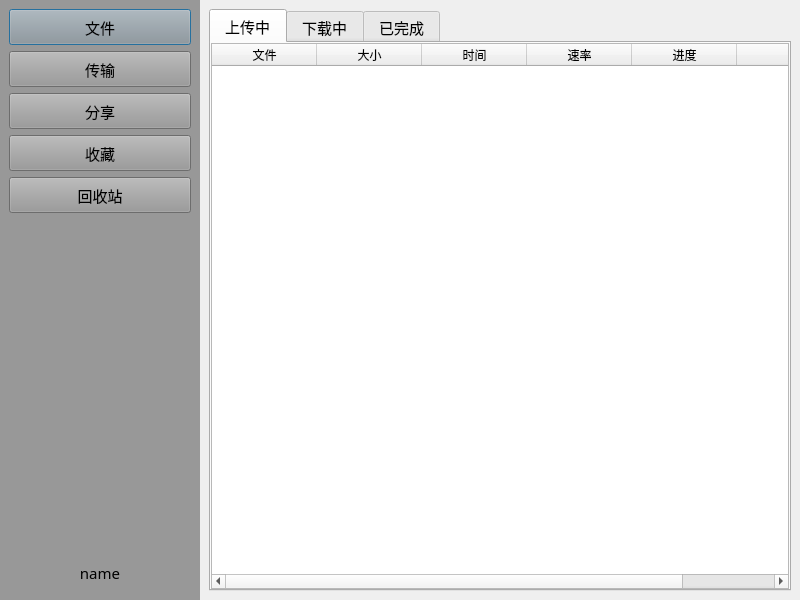
<?xml version="1.0" encoding="UTF-8"?>
<ui version="4.0">
 <class>MainDialog</class>
 <widget class="QDialog" name="MainDialog">
  <property name="geometry">
   <rect>
    <x>0</x>
    <y>0</y>
    <width>800</width>
    <height>600</height>
   </rect>
  </property>
  <property name="font">
   <font>
    <family>微软雅黑</family>
    <pointsize>11</pointsize>
   </font>
  </property>
  <property name="windowTitle">
   <string>MainDialog</string>
  </property>
  <layout class="QHBoxLayout" name="horizontalLayout">
   <property name="spacing">
    <number>0</number>
   </property>
   <property name="leftMargin">
    <number>0</number>
   </property>
   <property name="topMargin">
    <number>0</number>
   </property>
   <property name="rightMargin">
    <number>0</number>
   </property>
   <property name="bottomMargin">
    <number>0</number>
   </property>
   <item>
    <widget class="QWidget" name="wdg_left" native="true">
     <property name="minimumSize">
      <size>
       <width>200</width>
       <height>0</height>
      </size>
     </property>
     <property name="maximumSize">
      <size>
       <width>200</width>
       <height>16777215</height>
      </size>
     </property>
     <property name="font">
      <font>
       <family>微软雅黑</family>
       <pointsize>11</pointsize>
      </font>
     </property>
     <property name="styleSheet">
      <string notr="true">background-color: rgb(152, 152, 152);</string>
     </property>
     <layout class="QVBoxLayout" name="verticalLayout">
      <item>
       <widget class="QPushButton" name="pb_file">
        <property name="minimumSize">
         <size>
          <width>0</width>
          <height>36</height>
         </size>
        </property>
        <property name="maximumSize">
         <size>
          <width>16777215</width>
          <height>36</height>
         </size>
        </property>
        <property name="font">
         <font>
          <family>微软雅黑</family>
          <pointsize>11</pointsize>
          <stylestrategy>PreferAntialias</stylestrategy>
         </font>
        </property>
        <property name="styleSheet">
         <string notr="true">color: rgb(0, 0, 0);</string>
        </property>
        <property name="text">
         <string>文件</string>
        </property>
        <property name="icon">
         <iconset resource="resource.qrc">
          <normaloff>:/images/file.png</normaloff>:/images/file.png</iconset>
        </property>
        <property name="iconSize">
         <size>
          <width>36</width>
          <height>36</height>
         </size>
        </property>
       </widget>
      </item>
      <item>
       <widget class="QPushButton" name="pb_transmit">
        <property name="minimumSize">
         <size>
          <width>0</width>
          <height>36</height>
         </size>
        </property>
        <property name="maximumSize">
         <size>
          <width>16777215</width>
          <height>36</height>
         </size>
        </property>
        <property name="font">
         <font>
          <family>微软雅黑</family>
          <pointsize>11</pointsize>
         </font>
        </property>
        <property name="styleSheet">
         <string notr="true">color: rgb(0, 0, 0);</string>
        </property>
        <property name="text">
         <string>传输</string>
        </property>
        <property name="icon">
         <iconset resource="resource.qrc">
          <normaloff>:/images/transmit.ico</normaloff>:/images/transmit.ico</iconset>
        </property>
        <property name="iconSize">
         <size>
          <width>36</width>
          <height>36</height>
         </size>
        </property>
       </widget>
      </item>
      <item>
       <widget class="QPushButton" name="pb_share">
        <property name="minimumSize">
         <size>
          <width>0</width>
          <height>36</height>
         </size>
        </property>
        <property name="maximumSize">
         <size>
          <width>16777215</width>
          <height>36</height>
         </size>
        </property>
        <property name="font">
         <font>
          <family>微软雅黑</family>
          <pointsize>11</pointsize>
         </font>
        </property>
        <property name="styleSheet">
         <string notr="true">color: rgb(0, 0, 0);</string>
        </property>
        <property name="text">
         <string>分享</string>
        </property>
        <property name="icon">
         <iconset resource="resource.qrc">
          <normaloff>:/images/share.png</normaloff>:/images/share.png</iconset>
        </property>
        <property name="iconSize">
         <size>
          <width>36</width>
          <height>36</height>
         </size>
        </property>
       </widget>
      </item>
      <item>
       <widget class="QPushButton" name="pb_store">
        <property name="minimumSize">
         <size>
          <width>0</width>
          <height>36</height>
         </size>
        </property>
        <property name="maximumSize">
         <size>
          <width>16777215</width>
          <height>36</height>
         </size>
        </property>
        <property name="font">
         <font>
          <family>微软雅黑</family>
          <pointsize>11</pointsize>
         </font>
        </property>
        <property name="styleSheet">
         <string notr="true">color: rgb(0, 0, 0);</string>
        </property>
        <property name="text">
         <string>收藏</string>
        </property>
       </widget>
      </item>
      <item>
       <widget class="QPushButton" name="pb_hsz">
        <property name="minimumSize">
         <size>
          <width>0</width>
          <height>36</height>
         </size>
        </property>
        <property name="maximumSize">
         <size>
          <width>16777215</width>
          <height>36</height>
         </size>
        </property>
        <property name="font">
         <font>
          <family>微软雅黑</family>
          <pointsize>11</pointsize>
         </font>
        </property>
        <property name="layoutDirection">
         <enum>Qt::LeftToRight</enum>
        </property>
        <property name="styleSheet">
         <string notr="true">color: rgb(0, 0, 0);</string>
        </property>
        <property name="text">
         <string>回收站</string>
        </property>
       </widget>
      </item>
      <item>
       <spacer name="verticalSpacer">
        <property name="orientation">
         <enum>Qt::Vertical</enum>
        </property>
        <property name="sizeHint" stdset="0">
         <size>
          <width>20</width>
          <height>327</height>
         </size>
        </property>
       </spacer>
      </item>
      <item>
       <widget class="QPushButton" name="pb_name">
        <property name="minimumSize">
         <size>
          <width>0</width>
          <height>36</height>
         </size>
        </property>
        <property name="maximumSize">
         <size>
          <width>16777215</width>
          <height>36</height>
         </size>
        </property>
        <property name="font">
         <font>
          <family>微软雅黑</family>
          <pointsize>11</pointsize>
         </font>
        </property>
        <property name="styleSheet">
         <string notr="true">color: rgb(0, 0, 0);</string>
        </property>
        <property name="text">
         <string>name</string>
        </property>
        <property name="icon">
         <iconset resource="resource.qrc">
          <normaloff>:/face/btn_avatar_a100.png</normaloff>:/face/btn_avatar_a100.png</iconset>
        </property>
        <property name="iconSize">
         <size>
          <width>36</width>
          <height>36</height>
         </size>
        </property>
        <property name="flat">
         <bool>true</bool>
        </property>
       </widget>
      </item>
     </layout>
    </widget>
   </item>
   <item>
    <widget class="QWidget" name="wdg_right" native="true">
     <layout class="QVBoxLayout" name="verticalLayout_2">
      <item>
       <widget class="QStackedWidget" name="sw_page">
        <property name="currentIndex">
         <number>1</number>
        </property>
        <widget class="QWidget" name="page_file">
         <layout class="QVBoxLayout" name="verticalLayout_3">
          <property name="spacing">
           <number>0</number>
          </property>
          <property name="leftMargin">
           <number>0</number>
          </property>
          <property name="topMargin">
           <number>0</number>
          </property>
          <property name="rightMargin">
           <number>0</number>
          </property>
          <property name="bottomMargin">
           <number>0</number>
          </property>
          <item>
           <widget class="QWidget" name="wdg_right_top" native="true">
            <property name="minimumSize">
             <size>
              <width>0</width>
              <height>31</height>
             </size>
            </property>
            <property name="maximumSize">
             <size>
              <width>16777215</width>
              <height>31</height>
             </size>
            </property>
            <layout class="QHBoxLayout" name="horizontalLayout_2">
             <property name="spacing">
              <number>5</number>
             </property>
             <property name="leftMargin">
              <number>0</number>
             </property>
             <property name="topMargin">
              <number>0</number>
             </property>
             <property name="rightMargin">
              <number>0</number>
             </property>
             <property name="bottomMargin">
              <number>0</number>
             </property>
             <item>
              <widget class="QPushButton" name="pb_prev">
               <property name="minimumSize">
                <size>
                 <width>30</width>
                 <height>30</height>
                </size>
               </property>
               <property name="maximumSize">
                <size>
                 <width>30</width>
                 <height>30</height>
                </size>
               </property>
               <property name="text">
                <string>&lt;</string>
               </property>
               <property name="flat">
                <bool>true</bool>
               </property>
              </widget>
             </item>
             <item>
              <widget class="QPushButton" name="pb_next">
               <property name="minimumSize">
                <size>
                 <width>30</width>
                 <height>30</height>
                </size>
               </property>
               <property name="maximumSize">
                <size>
                 <width>30</width>
                 <height>30</height>
                </size>
               </property>
               <property name="text">
                <string>&gt;</string>
               </property>
               <property name="flat">
                <bool>true</bool>
               </property>
              </widget>
             </item>
             <item>
              <widget class="QLabel" name="lb_path">
               <property name="minimumSize">
                <size>
                 <width>0</width>
                 <height>30</height>
                </size>
               </property>
               <property name="maximumSize">
                <size>
                 <width>16777215</width>
                 <height>30</height>
                </size>
               </property>
               <property name="text">
                <string>/</string>
               </property>
              </widget>
             </item>
             <item>
              <spacer name="horizontalSpacer">
               <property name="orientation">
                <enum>Qt::Horizontal</enum>
               </property>
               <property name="sizeHint" stdset="0">
                <size>
                 <width>427</width>
                 <height>20</height>
                </size>
               </property>
              </spacer>
             </item>
             <item>
              <widget class="QPushButton" name="pb_search">
               <property name="minimumSize">
                <size>
                 <width>30</width>
                 <height>30</height>
                </size>
               </property>
               <property name="maximumSize">
                <size>
                 <width>30</width>
                 <height>30</height>
                </size>
               </property>
               <property name="text">
                <string/>
               </property>
               <property name="icon">
                <iconset resource="resource.qrc">
                 <normaloff>:/images/search.png</normaloff>:/images/search.png</iconset>
               </property>
               <property name="iconSize">
                <size>
                 <width>30</width>
                 <height>30</height>
                </size>
               </property>
               <property name="flat">
                <bool>true</bool>
               </property>
              </widget>
             </item>
             <item>
              <widget class="QPushButton" name="pb_addFile">
               <property name="minimumSize">
                <size>
                 <width>30</width>
                 <height>30</height>
                </size>
               </property>
               <property name="maximumSize">
                <size>
                 <width>30</width>
                 <height>30</height>
                </size>
               </property>
               <property name="text">
                <string/>
               </property>
               <property name="icon">
                <iconset resource="resource.qrc">
                 <normaloff>:/images/addFile.png</normaloff>:/images/addFile.png</iconset>
               </property>
               <property name="iconSize">
                <size>
                 <width>30</width>
                 <height>30</height>
                </size>
               </property>
               <property name="flat">
                <bool>true</bool>
               </property>
              </widget>
             </item>
            </layout>
           </widget>
          </item>
          <item>
           <widget class="QWidget" name="wdg_right_botton" native="true">
            <layout class="QVBoxLayout" name="verticalLayout_4">
             <property name="spacing">
              <number>0</number>
             </property>
             <property name="leftMargin">
              <number>0</number>
             </property>
             <property name="topMargin">
              <number>0</number>
             </property>
             <property name="rightMargin">
              <number>0</number>
             </property>
             <property name="bottomMargin">
              <number>0</number>
             </property>
             <item>
              <widget class="QTableWidget" name="table_file">
               <property name="contextMenuPolicy">
                <enum>Qt::CustomContextMenu</enum>
               </property>
               <property name="editTriggers">
                <set>QAbstractItemView::NoEditTriggers</set>
               </property>
               <property name="selectionBehavior">
                <enum>QAbstractItemView::SelectRows</enum>
               </property>
               <attribute name="horizontalHeaderDefaultSectionSize">
                <number>180</number>
               </attribute>
               <attribute name="horizontalHeaderStretchLastSection">
                <bool>true</bool>
               </attribute>
               <attribute name="verticalHeaderVisible">
                <bool>false</bool>
               </attribute>
               <column>
                <property name="text">
                 <string>文件</string>
                </property>
               </column>
               <column>
                <property name="text">
                 <string>大小</string>
                </property>
               </column>
               <column>
                <property name="text">
                 <string>时间</string>
                </property>
               </column>
              </widget>
             </item>
            </layout>
           </widget>
          </item>
         </layout>
        </widget>
        <widget class="QWidget" name="page_transmit">
         <layout class="QVBoxLayout" name="verticalLayout_5">
          <property name="spacing">
           <number>0</number>
          </property>
          <property name="leftMargin">
           <number>0</number>
          </property>
          <property name="topMargin">
           <number>0</number>
          </property>
          <property name="rightMargin">
           <number>0</number>
          </property>
          <property name="bottomMargin">
           <number>0</number>
          </property>
          <item>
           <widget class="QTabWidget" name="tw_transmit">
            <property name="currentIndex">
             <number>0</number>
            </property>
            <widget class="QWidget" name="tab_upload">
             <attribute name="title">
              <string> 上传中 </string>
             </attribute>
             <layout class="QVBoxLayout" name="verticalLayout_6">
              <property name="spacing">
               <number>0</number>
              </property>
              <property name="leftMargin">
               <number>0</number>
              </property>
              <property name="topMargin">
               <number>0</number>
              </property>
              <property name="rightMargin">
               <number>0</number>
              </property>
              <property name="bottomMargin">
               <number>0</number>
              </property>
              <item>
               <widget class="QTableWidget" name="table_upload">
                <property name="contextMenuPolicy">
                 <enum>Qt::CustomContextMenu</enum>
                </property>
                <property name="editTriggers">
                 <set>QAbstractItemView::NoEditTriggers</set>
                </property>
                <property name="selectionBehavior">
                 <enum>QAbstractItemView::SelectRows</enum>
                </property>
                <attribute name="horizontalHeaderDefaultSectionSize">
                 <number>105</number>
                </attribute>
                <attribute name="horizontalHeaderStretchLastSection">
                 <bool>true</bool>
                </attribute>
                <attribute name="verticalHeaderVisible">
                 <bool>false</bool>
                </attribute>
                <column>
                 <property name="text">
                  <string>文件</string>
                 </property>
                </column>
                <column>
                 <property name="text">
                  <string>大小</string>
                 </property>
                </column>
                <column>
                 <property name="text">
                  <string>时间</string>
                 </property>
                </column>
                <column>
                 <property name="text">
                  <string>速率</string>
                 </property>
                </column>
                <column>
                 <property name="text">
                  <string>进度</string>
                 </property>
                </column>
                <column>
                 <property name="text">
                  <string/>
                 </property>
                </column>
               </widget>
              </item>
             </layout>
            </widget>
            <widget class="QWidget" name="tab_download">
             <attribute name="title">
              <string> 下载中 </string>
             </attribute>
             <layout class="QVBoxLayout" name="verticalLayout_7">
              <property name="spacing">
               <number>0</number>
              </property>
              <property name="leftMargin">
               <number>0</number>
              </property>
              <property name="topMargin">
               <number>0</number>
              </property>
              <property name="rightMargin">
               <number>0</number>
              </property>
              <property name="bottomMargin">
               <number>0</number>
              </property>
              <item>
               <widget class="QTableWidget" name="table_download">
                <property name="contextMenuPolicy">
                 <enum>Qt::CustomContextMenu</enum>
                </property>
                <property name="editTriggers">
                 <set>QAbstractItemView::NoEditTriggers</set>
                </property>
                <property name="selectionBehavior">
                 <enum>QAbstractItemView::SelectRows</enum>
                </property>
                <attribute name="horizontalHeaderDefaultSectionSize">
                 <number>100</number>
                </attribute>
                <attribute name="horizontalHeaderStretchLastSection">
                 <bool>true</bool>
                </attribute>
                <attribute name="verticalHeaderVisible">
                 <bool>false</bool>
                </attribute>
                <column>
                 <property name="text">
                  <string>文件</string>
                 </property>
                </column>
                <column>
                 <property name="text">
                  <string>大小</string>
                 </property>
                </column>
                <column>
                 <property name="text">
                  <string>时间</string>
                 </property>
                </column>
                <column>
                 <property name="text">
                  <string>速率</string>
                 </property>
                </column>
                <column>
                 <property name="text">
                  <string>新建列</string>
                 </property>
                </column>
                <column>
                 <property name="text">
                  <string/>
                 </property>
                </column>
               </widget>
              </item>
             </layout>
            </widget>
            <widget class="QWidget" name="tab_complete">
             <attribute name="title">
              <string> 已完成 </string>
             </attribute>
             <layout class="QVBoxLayout" name="verticalLayout_8">
              <property name="spacing">
               <number>0</number>
              </property>
              <property name="leftMargin">
               <number>0</number>
              </property>
              <property name="topMargin">
               <number>0</number>
              </property>
              <property name="rightMargin">
               <number>0</number>
              </property>
              <property name="bottomMargin">
               <number>0</number>
              </property>
              <item>
               <widget class="QTableWidget" name="table_complete">
                <property name="editTriggers">
                 <set>QAbstractItemView::NoEditTriggers</set>
                </property>
                <property name="selectionBehavior">
                 <enum>QAbstractItemView::SelectRows</enum>
                </property>
                <attribute name="horizontalHeaderDefaultSectionSize">
                 <number>145</number>
                </attribute>
                <attribute name="horizontalHeaderStretchLastSection">
                 <bool>true</bool>
                </attribute>
                <attribute name="verticalHeaderVisible">
                 <bool>false</bool>
                </attribute>
                <column>
                 <property name="text">
                  <string>文件</string>
                 </property>
                </column>
                <column>
                 <property name="text">
                  <string>大小</string>
                 </property>
                </column>
                <column>
                 <property name="text">
                  <string>时间</string>
                 </property>
                </column>
                <column>
                 <property name="text">
                  <string/>
                 </property>
                </column>
               </widget>
              </item>
             </layout>
            </widget>
           </widget>
          </item>
         </layout>
        </widget>
        <widget class="QWidget" name="page_share">
         <layout class="QVBoxLayout" name="verticalLayout_9">
          <property name="spacing">
           <number>0</number>
          </property>
          <property name="leftMargin">
           <number>0</number>
          </property>
          <property name="topMargin">
           <number>0</number>
          </property>
          <property name="rightMargin">
           <number>0</number>
          </property>
          <property name="bottomMargin">
           <number>0</number>
          </property>
          <item>
           <widget class="QTabWidget" name="tw_share">
            <property name="currentIndex">
             <number>0</number>
            </property>
            <widget class="QWidget" name="tab_myShare">
             <attribute name="title">
              <string> 我的分享 </string>
             </attribute>
             <layout class="QVBoxLayout" name="verticalLayout_10">
              <property name="spacing">
               <number>0</number>
              </property>
              <property name="leftMargin">
               <number>0</number>
              </property>
              <property name="topMargin">
               <number>0</number>
              </property>
              <property name="rightMargin">
               <number>0</number>
              </property>
              <property name="bottomMargin">
               <number>0</number>
              </property>
              <item>
               <widget class="QTableWidget" name="table_share">
                <property name="editTriggers">
                 <set>QAbstractItemView::NoEditTriggers</set>
                </property>
                <property name="selectionBehavior">
                 <enum>QAbstractItemView::SelectRows</enum>
                </property>
                <attribute name="horizontalHeaderDefaultSectionSize">
                 <number>130</number>
                </attribute>
                <attribute name="horizontalHeaderStretchLastSection">
                 <bool>true</bool>
                </attribute>
                <attribute name="verticalHeaderVisible">
                 <bool>false</bool>
                </attribute>
                <column>
                 <property name="text">
                  <string>文件</string>
                 </property>
                </column>
                <column>
                 <property name="text">
                  <string>大小</string>
                 </property>
                </column>
                <column>
                 <property name="text">
                  <string>时间</string>
                 </property>
                </column>
                <column>
                 <property name="text">
                  <string>分享码</string>
                 </property>
                </column>
               </widget>
              </item>
             </layout>
            </widget>
           </widget>
          </item>
         </layout>
        </widget>
       </widget>
      </item>
     </layout>
    </widget>
   </item>
  </layout>
 </widget>
 <resources>
  <include location="resource.qrc"/>
 </resources>
 <connections/>
</ui>
